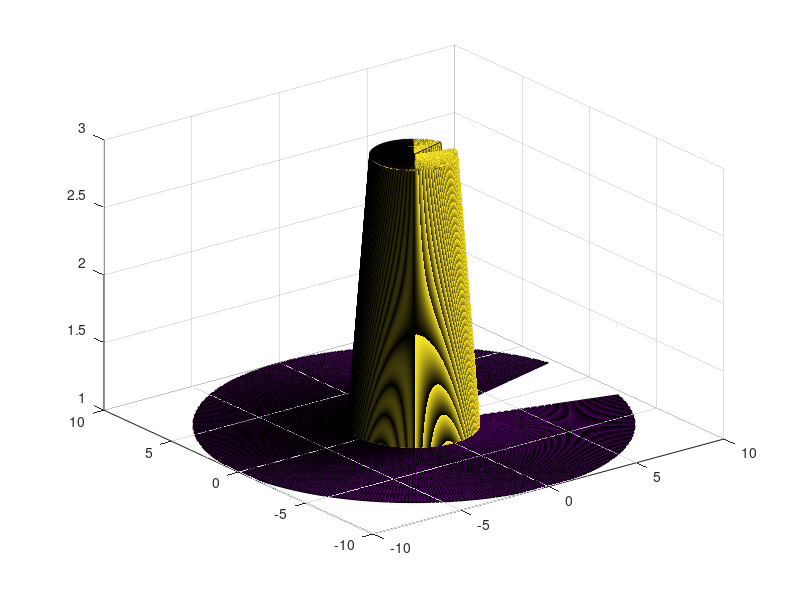

MATLAB code for this plot:



r = 0:10;
theta = 15:1:345;
Z = ones(numel(r),numel(theta));
% Z(r<7,:) = 2;
Z(r<3,:) = 3;
X = r(:)*cosd(theta);
Y = r(:)*sind(theta);
surf(X,Y,Z)